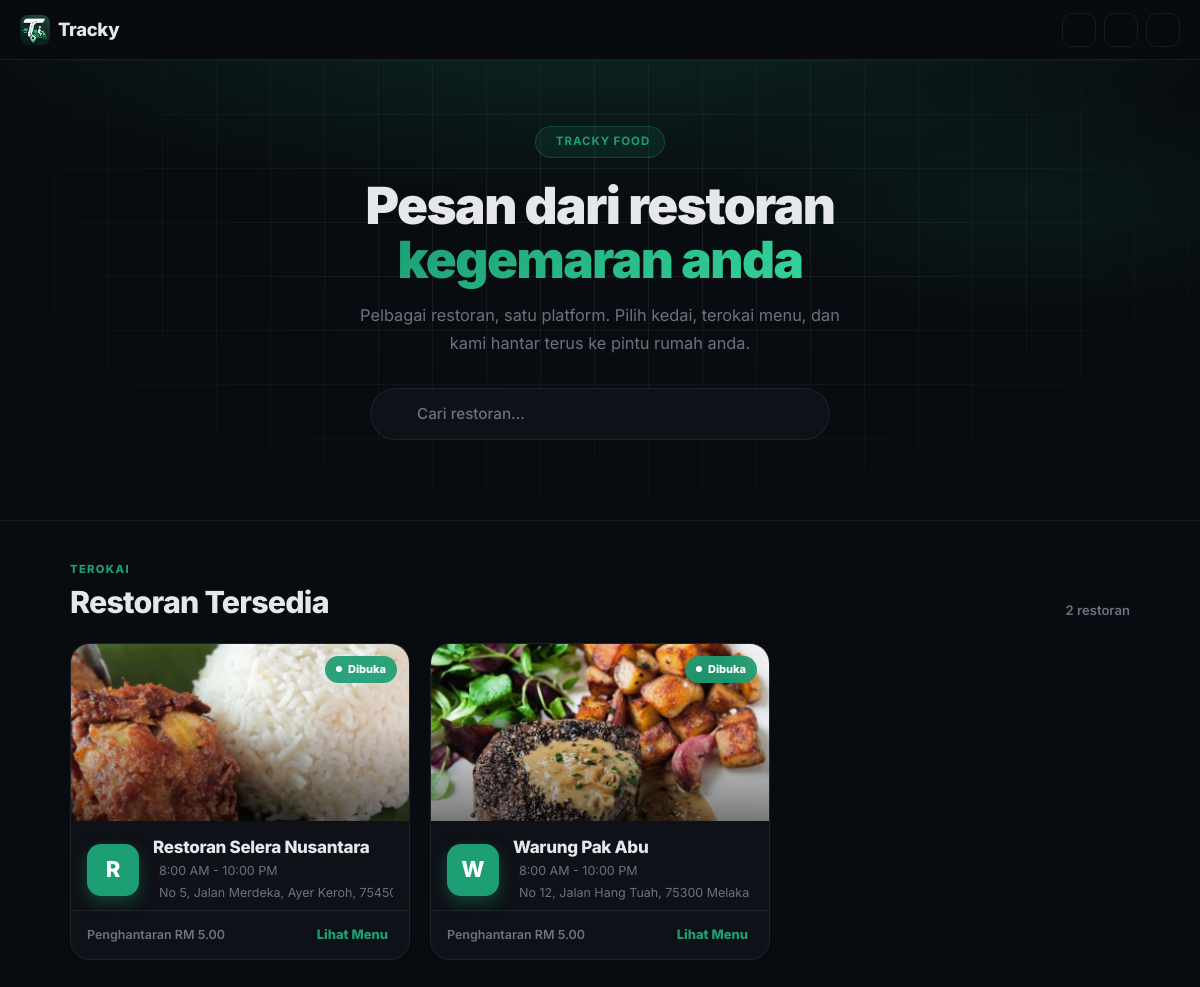
/customer/customer_restaurants.php, run on an earlier commit of the app's database.
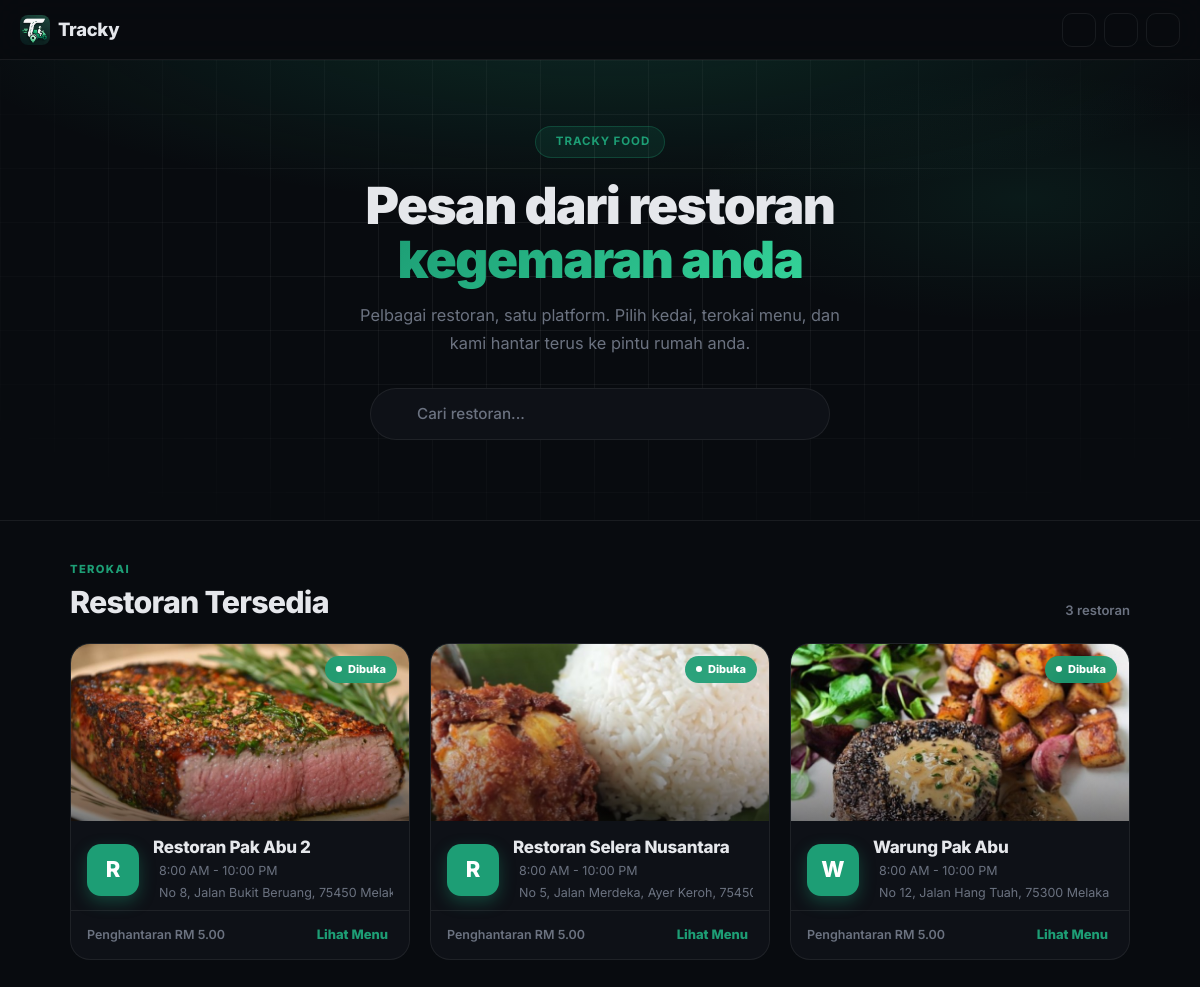
And on a later commit of the database.
### tables this page shows
CREATE TABLE restaurants (
  id INT AUTO_INCREMENT PRIMARY KEY,
  name VARCHAR(100) NOT NULL DEFAULT 'Restoran Tracky',
  slug VARCHAR(80) UNIQUE,
  address TEXT,
  phone VARCHAR(20),
  email VARCHAR(100),
  logo VARCHAR(255),
  cover_image VARCHAR(255),
  accent_color VARCHAR(20) NOT NULL DEFAULT '#1D9E75',
  delivery_fee DECIMAL(10,2) DEFAULT 5.00,
  free_delivery_min DECIMAL(10,2) DEFAULT 30.00,
  operating_hours VARCHAR(100) DEFAULT '8:00 AM - 10:00 PM',
  is_open TINYINT DEFAULT 1,
  is_active TINYINT NOT NULL DEFAULT 1,
  created_at TIMESTAMP DEFAULT CURRENT_TIMESTAMP
);

### includes/functions.php (called while the page is built, shortened)
<?php
function asset(string $rel): string
{
    $rel = ltrim($rel, '/');
    $fs = dirname(__DIR__) . '/' . $rel;
    $v = is_file($fs) ? filemtime($fs) : 1;
    return '/tracky/' . $rel . '?v=' . $v;
}
function e(?string $value): string
{
    return htmlspecialchars($value ?? '', ENT_QUOTES, 'UTF-8');
}
function restaurantAsset(?string $path): string
{
    if (!$path) {
        return '';
    }
    return '/tracky/' . ltrim($path, '/');
}

### customer/customer_restaurants.php (the view, shortened to what this page needs)
<?php
require_once __DIR__ . '/../includes/db.php';
require_once __DIR__ . '/../includes/functions.php';
$restaurants = [];
$res = mysqli_query($conn, 'SELECT * FROM restaurants WHERE is_active = 1 ORDER BY name ASC');
while ($res && $row = mysqli_fetch_assoc($res)) {
    $restaurants[] = $row;
}
$total = count($restaurants);
?>
<!DOCTYPE html>
<html lang="ms">
<head>
  <link href="https://cdn.jsdelivr.net/npm/bootstrap@5.3.0/dist/css/bootstrap.min.css" rel="stylesheet">
  <link href="https://cdn.jsdelivr.net/npm/@tabler/icons-webfont@3.44.0/dist/tabler-icons.min.css" rel="stylesheet">
  <link href="<?= asset('assets/css/customer.css') ?>" rel="stylesheet">
</head>
<body>
<nav class="customer-navbar">
  <a class="customer-brand" href="/tracky/" title="Laman Utama Tracky">
    <img src="/tracky/assets/img/icon.png" alt="Tracky" class="brand-img"> Tracky
  </a>
  <div class="customer-nav-actions">
    <a href="/tracky/" class="nav-icon-btn" title="Laman Utama"><i class="ti ti-home"></i></a>
    <a href="/tracky/customer/customer_track.php" class="nav-icon-btn" title="Track pesanan"><i class="ti ti-map-pin"></i></a>
    <button class="customer-theme-btn" id="themeToggle" onclick="toggleTheme()"><i class="ti ti-sun" id="themeIcon"></i></button>
  </div>
</nav>
<header class="resto-hero">
  <div class="resto-hero-bg"></div>
  <div class="resto-hero-grid"></div>
  <div class="resto-hero-inner">
    <span class="resto-badge"><i class="ti ti-tools-kitchen-2"></i> Tracky Food</span>
    <h1 class="resto-title">Pesan dari restoran <span class="hl">kegemaran anda</span></h1>
    <p class="resto-sub">Pelbagai restoran, satu platform. Pilih kedai, terokai menu, dan kami hantar terus ke pintu rumah anda.</p>
    <div class="resto-search">
      <input type="text" id="restoSearch" placeholder="Cari restoran..." autocomplete="off" aria-label="Cari restoran">
    </div>
  </div>
</header>
<section class="resto-section">
  <div class="resto-section-head">
    <div>
      <div class="resto-section-label">Terokai</div>
      <h2 class="resto-section-title">Restoran Tersedia</h2>
    </div>
    <span class="resto-count" id="restoCount"><?= $total ?> restoran</span>
  </div>
  <div class="resto-grid" id="restoGrid">
    <?php if (!$restaurants): ?>
    <div class="resto-empty">
      <i class="ti ti-mood-empty"></i>
      Tiada restoran tersedia buat masa ini.
    </div>
    <?php else: ?>
    <?php foreach ($restaurants as $i => $r):
      $accent = $r['accent_color'] ?: '#1D9E75';
      $cover = restaurantAsset($r['cover_image'] ?? null);
      $logo = restaurantAsset($r['logo'] ?? null);
      $open = (int) ($r['is_open'] ?? 1) === 1;
      $delay = min($i * 0.07, 0.5);
    ?>
    <a class="resto-card" data-name="<?= e(strtolower($r['name'])) ?>"
       href="/tracky/customer/customer_menu.php?restaurant=<?= (int)$r['id'] ?>"
       style="--accent: <?= e($accent) ?>; animation-delay: <?= $delay ?>s">
      <div class="resto-cover">
        <?php if ($cover): ?>
        <div class="resto-cover-img" style="background-image:url('<?= e($cover) ?>')"></div>
        <div class="resto-cover-shade"></div>
        <?php else: ?>
        <i class="ti ti-tools-kitchen-2 resto-cover-fallback"></i>
        <?php endif; ?>
        <span class="resto-status <?= $open ? 'open' : 'closed' ?>"><span class="dot"></span><?= $open ? 'Dibuka' : 'Ditutup' ?></span>
      </div>
      <div class="resto-body">
        <div class="resto-logo">
          <?php if ($logo): ?><img src="<?= e($logo) ?>" alt=""><?php else: ?><?= strtoupper(substr($r['name'], 0, 1)) ?><?php endif; ?>
        </div>
        <div class="resto-info">
          <div class="resto-name"><?= e($r['name']) ?></div>
          <div class="resto-meta"><i class="ti ti-clock"></i> <?= e($r['operating_hours'] ?? '8:00 AM - 10:00 PM') ?></div>
          <?php if (!empty($r['address'])): ?><div class="resto-meta"><i class="ti ti-map-pin"></i> <?= e($r['address']) ?></div><?php endif; ?>
        </div>
      </div>
      <div class="resto-foot">
        <span class="fee"><i class="ti ti-truck"></i> Penghantaran RM <?= number_format((float)($r['delivery_fee'] ?? 5), 2) ?></span>
        <span class="resto-go">Lihat Menu <i class="ti ti-arrow-right"></i></span>
      </div>
    </a>
    <?php endforeach; ?>
    <?php endif; ?>
  </div>
</section>
</body>
</html>

### assets/css/customer.css (style rules this page uses)
:root { --green: #1D9E75; --green-dim: rgba(29,158,117,0.12); --green-border: rgba(29,158,117,0.28); --bg: #080B0F; --bg2: #0E1117; --bg3: #141820; --border: rgba(255,255,255,0.07); --text: #E5E7EB; --text-2: #CBD5E1; --muted: #6B7280; --shadow: 0 1px 6px rgba(0,0,0,0.35), 0 4px 20px rgba(0,0,0,0.2); --radius: 16px; }
* { box-sizing: border-box; }
body { font-family: 'Inter', sans-serif; background: var(--bg); color: var(--text); min-height: 100vh; transition: background 0.3s, color 0.3s; }
.customer-navbar { background: rgba(8,11,15,0.88); backdrop-filter: blur(20px); -webkit-backdrop-filter: blur(20px); border-bottom: 1px solid var(--border); padding: 0 20px; height: 60px; display: flex; align-items: center; justify-content: space-between; gap: 12px; position: sticky; top: 0; z-index: 100; transition: background 0.3s; }
.customer-brand { font-weight: 800; font-size: 1.15rem; color: var(--text); letter-spacing: -0.3px; text-decoration: none; display: flex; align-items: center; gap: 8px; flex-shrink: 0; }
.customer-brand .brand-img { width: 30px; height: 30px; border-radius: 8px; object-fit: cover; }
.customer-nav-actions { display: flex; align-items: center; gap: 8px; }
.customer-theme-btn { width: 34px; height: 34px; background: transparent; border: 1.5px solid var(--border); border-radius: 10px; display: flex; align-items: center; justify-content: center; cursor: pointer; color: var(--muted); font-size: 1rem; transition: all 0.2s; flex-shrink: 0; }
.nav-icon-btn { width: 34px; height: 34px; background: transparent; border: 1.5px solid var(--border); border-radius: 10px; display: flex; align-items: center; justify-content: center; color: var(--muted); font-size: 1.1rem; text-decoration: none; transition: all 0.2s; flex-shrink: 0; }
h1,h2,h3,h4,h5,h6 { color: var(--text); }
p { color: var(--text-2); }

What changed in the data, as far as the page shows it:
added restaurants: cover_image (picture), is_open "Dibuka", name "R", name "Restoran Pak Abu 2", operating_hours "8:00 AM - 10:00 PM", address "No 8, Jalan Bukit Beruang, 75450 Mel…", delivery_fee "5.00"
Also different on the page:
$total: "2" → "3"
